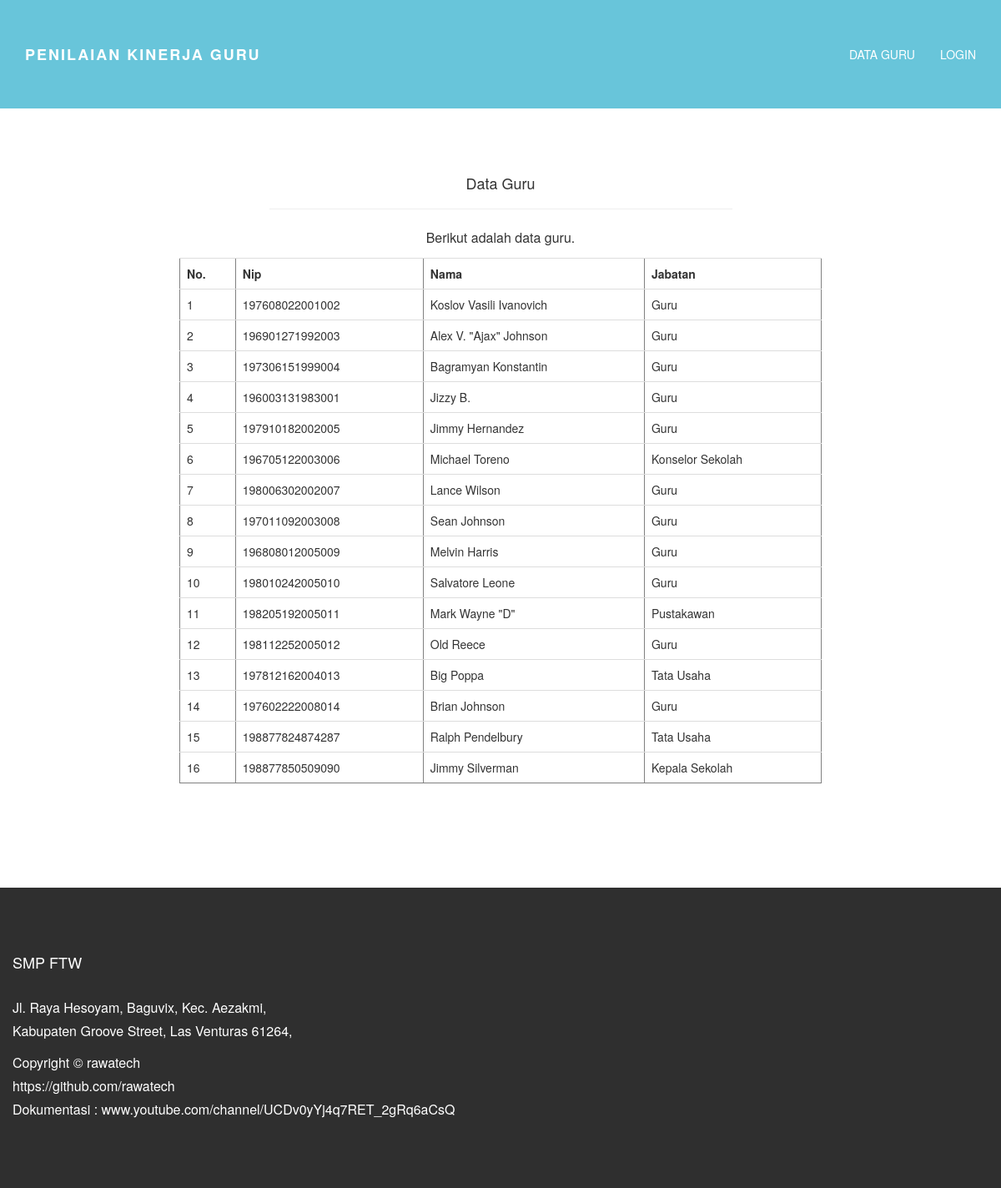
Screenshot of /?ap=data_guru with the database file from the repository.
### tables this page shows
CREATE TABLE `guru_peserta` (
  `id_guru` int(11) NOT NULL,
  `nip` varchar(25) NOT NULL,
  `nama` varchar(30) NOT NULL,
  `alamat` varchar(100) NOT NULL,
  `pendidikan` varchar(10) NOT NULL,
  `jabatan` varchar(20) NOT NULL,
  `c1` double NOT NULL DEFAULT '1',
  `c2` double NOT NULL DEFAULT '1',
  `c3` double NOT NULL DEFAULT '1',
  `c4` double NOT NULL DEFAULT '1',
  `vektor_s` double NOT NULL,
  `vektor_v` double NOT NULL,
  `tanggal` varchar(250) NOT NULL,
  `total` varchar(250) NOT NULL
);

### konten/data_guru.php (the view)
<div id="ww">
	    <div class="container pt">
			<div class="row mt">
				<div class="col-lg-6 col-lg-offset-3 centered">
					<h4>Data Guru</h4>
					<hr>
					<p>Berikut adalah data guru.</p>
				</div>
				<div class="row mt">
					<div class="col-lg-8 col-lg-offset-2">
						<table class="table" border='1'>
							<tr>
								<th>No. </th>
								<th>Nip </th>
								<th>Nama </th>
								<th>Jabatan </th>
							</tr>
							<?php
								$sql = mysql_query("select * from guru_peserta");
								$i = 1;
								while ($row = mysql_fetch_array($sql)){
									echo "<tr>
											<td> $i </td>
											<td> $row[nip] </td>
											<td> $row[nama] </td>
											<td> $row[jabatan]</td>
											</tr>";
									$i++;
								}
							?>
						</table>
					</div>
				</div>
			</div>
	    </div>
	</div>

### assets3/css/main.css (style rules this page uses)
body { background-color: #ffffff; font-family: 'Montserrat', sans-serif; font-weight: 400; font-size: 14px; color: #555; -webkit-font-smoothing: antialiased; -webkit-overflow-scrolling: touch; }
h1, h2, h3, h4, h5, h6 { font-family: 'Montserrat', sans-serif; font-weight: 700; color: #333; }
p { line-height: 28px; margin-bottom: 25px; font-size: 16px; }
.centered { text-align: center; }
hr { display: block; height: 1px; border: 0; border-top: 1px solid #ccc; margin: 1em 0; padding: 0; }
.mt { margin-top: 35px; margin-bottom: 35px; }
.pt { padding-top: 35px; padding-bottom: 35px; }
#ww { background-color: white; }

### rows the page displays
guru_peserta: nip "197608022001002", nama "Koslov Vasili Ivanovich", jabatan "Guru"
guru_peserta: nip "196901271992003", nama "Alex V. \"Ajax\" Johnson", jabatan "Guru"
guru_peserta: nip "197306151999004", nama "Bagramyan Konstantin", jabatan "Guru"
guru_peserta: nip "196003131983001", nama "Jizzy B.", jabatan "Guru"
guru_peserta: nip "197910182002005", nama "Jimmy Hernandez", jabatan "Guru"
guru_peserta: nip "196705122003006", nama "Michael Toreno", jabatan "Konselor Sekolah"
guru_peserta: nip "198006302002007", nama "Lance Wilson", jabatan "Guru"
guru_peserta: nip "197011092003008", nama "Sean Johnson", jabatan "Guru"
guru_peserta: nip "196808012005009", nama "Melvin Harris", jabatan "Guru"
guru_peserta: nip "198010242005010", nama "Salvatore Leone", jabatan "Guru"
guru_peserta: nip "198205192005011", nama "Mark Wayne \"D\"", jabatan "Pustakawan"
guru_peserta: nip "198112252005012", nama "Old Reece", jabatan "Guru"
guru_peserta: nip "197812162004013", nama "Big Poppa", jabatan "Tata Usaha"
guru_peserta: nip "197602222008014", nama "Brian Johnson", jabatan "Guru"
guru_peserta: nip "198877824874287", nama "Ralph Pendelbury", jabatan "Tata Usaha"
guru_peserta: nip "198877850509090", nama "Jimmy Silverman", jabatan "Kepala Sekolah"
